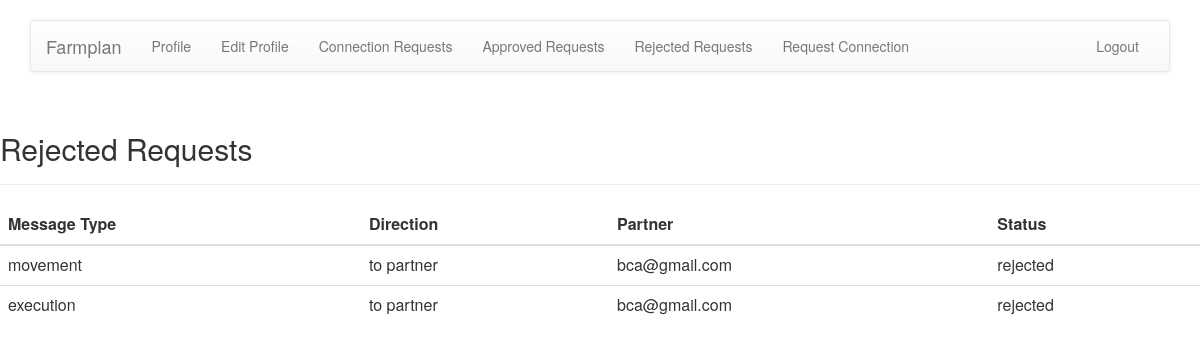
Page /connections/rejected_table/ (signed in) on the earlier database version.
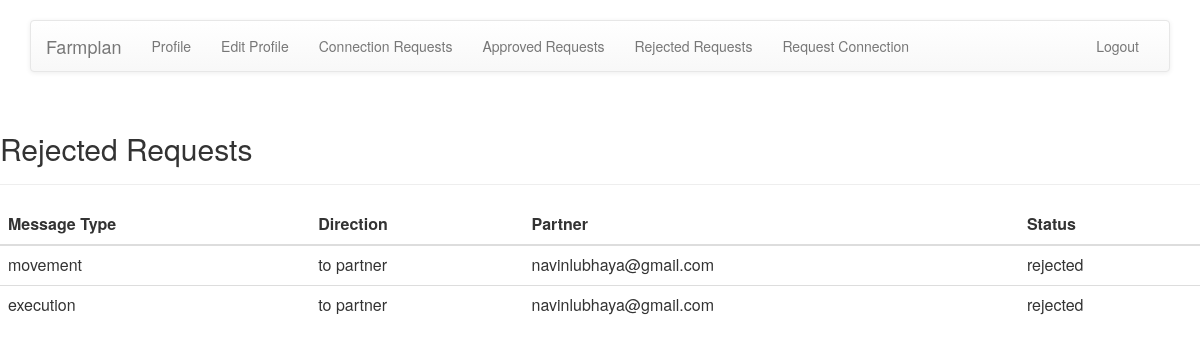
Same page on the later database version.
### connections/models.py (models this page shows, shortened)
class ConnectionTable(models.Model):
    MESSAGE_CHOICES = (
        ('movement', 'movement'),
        ('execution', 'execution'),
        ('financial', 'financial'),
    )
    DIRECTION_CHOICES = (
        ('to partner', 'to partner'),
        ('from partner', 'from partner'),
    )
    STATUS_CHOICES = (
        ('awaiting approval', 'awaiting approval'),
        ('approved', 'approved'),
        ('rejected', 'rejected'),
    )
    user = models.ForeignKey(FarmUser, on_delete=models.CASCADE, limit_choices_to={'is_client': False, 'is_admin': False}, related_name="partner")
    message_type = models.CharField(max_length=50, choices=MESSAGE_CHOICES,default='')
    direction = models.CharField(max_length=50, choices=DIRECTION_CHOICES, default='')
    client = models.ForeignKey(FarmUser, on_delete=models.CASCADE, limit_choices_to={'is_client': True}, related_name="client")
    status = models.CharField(max_length=50, choices=STATUS_CHOICES, default='awaiting approval')
    slug = models.SlugField(max_length=150, unique=True)
    class Meta:
        unique_together = (('user','message_type','direction','client'))    #prevent duplicates
        ordering  = ('client', 'direction')                                 #order by client then direction

### accounts/models.py (models this page shows, shortened)
class FarmUser(AbstractBaseUser):
    email = models.EmailField(max_length=100, default='', unique=True)
    gatekeeper_id = models.CharField(max_length=10, unique=True)
    business_name = models.CharField(max_length=100, default='', unique=True)
    is_active = models.BooleanField(default=True)
    is_admin = models.BooleanField(default=False)
    is_client = models.BooleanField(default=False)
    objects = UserManager()
    USERNAME_FIELD = 'email'        #username field and password required by default
    REQUIRED_FIELDS = ['gatekeeper_id','business_name'] #used when executing command like python manage.py createsuperuser
    def __str__(self):
        return self.email

### connections/views.py (the view)
@login_required
def rejected_table(request):
    if request.user.is_client:
        data = ConnectionTable.objects.filter(client=request.user, status="rejected")
        args = {'data': data}
        return render(request, 'connections/client/rejected_table.html', args)
    elif request.user.is_admin:
        return HttpResponse('<h1>Page not found</h1>')
    else:
        data = ConnectionTable.objects.filter(user=request.user, status="rejected")
        args = {'data': data}
        return render(request, 'connections/partner/rejected_table.html', args)

### connections/templates/connections/partner/rejected_table.html (shortened to what this page needs)
{% extends 'base.html' %}
{% block body %}
<div class="page-header">
    <h2>Rejected Requests</h2>
</div>
<div class="table-responsive">
    <table class="table table-hover">
        <thead>
              <tr>
                <th>Message Type</th>
                <th>Direction</th>
                <th>Partner</th>
                <th>Status</th>
              </tr>
        </thead>
        <tbody>
        {% for value in data %}
            <tr>
                <td>{{ value.message_type }}</td>
                <td>{{ value.direction }}</td>
                <td>{{ value.client }}</td>
                <td>{{ value.status }}</td>
            </tr>
        {% endfor %}
        </tbody>
    </table>
</div>
{% endblock %}

Differences in the rows shown:
changed through a linked row, ConnectionTable "movement": client "bca@gmail.com" → "navinlubhaya@gmail.com"
changed through a linked row, ConnectionTable "execution": client "bca@gmail.com" → "navinlubhaya@gmail.com"
